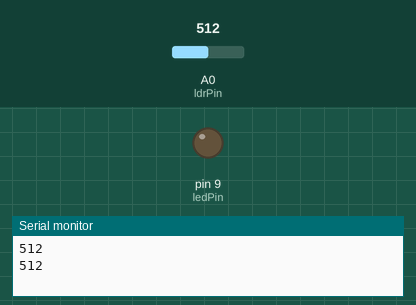
The sketch below on a simulated Arduino Uno, built with avr-gcc and run on an emulated ATmega328P. Shown: output pins drawn as LEDs (lit = HIGH), the last lines printed to the serial monitor. The inputs (shaded band) are chosen by the test bench; at power-on: A0 (ldrPin) = 512.

Above: at 3.8 s.
3.9 s: A0 (ldrPin) set to 492
At 6.8 s:
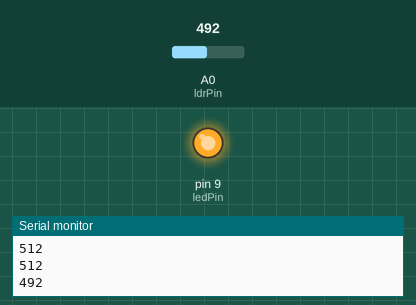
7.8 s: A0 (ldrPin) set to 510
At 10.3 s:
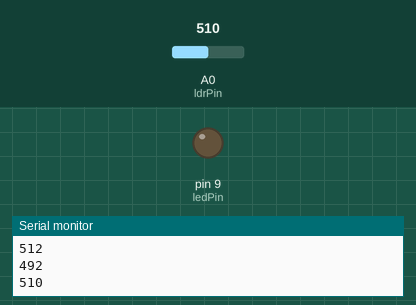
11.7 s: A0 (ldrPin) set to 490
At 12.5 s:
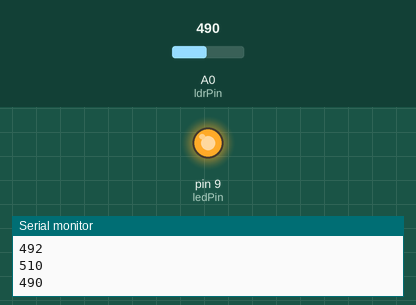
Timing chart, 0 to 14.7 s (numbered marks = the images above; inputs shaded):
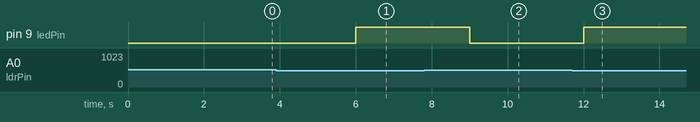

The sketch:

ldr_module.ino
```cpp
const int ldrPin = A0;
const int ledPin = 9;
void setup() {
  pinMode(ledPin, OUTPUT);
  Serial.begin(9600);
}
void loop() {
  int lightValue = analogRead(ldrPin);
  Serial.println(lightValue);

  if (lightValue < 500) {
    digitalWrite(ledPin, HIGH);
  } else {
    digitalWrite(ledPin, LOW);
  }
  delay(3000);
}
```

Measured:
- the behaviour switches between 500 and 499 on A0 (ldrPin) (found by bisection; images 0 and 1)
- after the input at 3.9 s, pin 9 (ledPin): LOW → HIGH after 2.1 s
- after the input at 7.8 s, pin 9 (ledPin): HIGH → LOW after 1.2 s
- after the input at 11.7 s, pin 9 (ledPin): LOW → HIGH after 0.30 s
